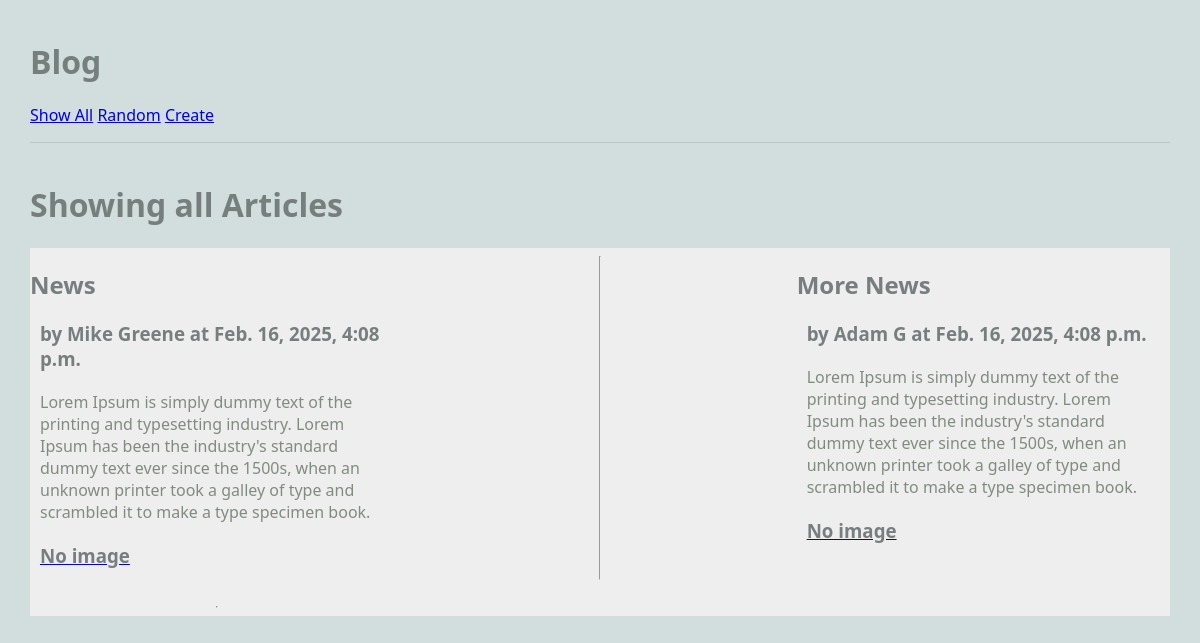
/blog/show_all, run on an earlier commit of the app's database.
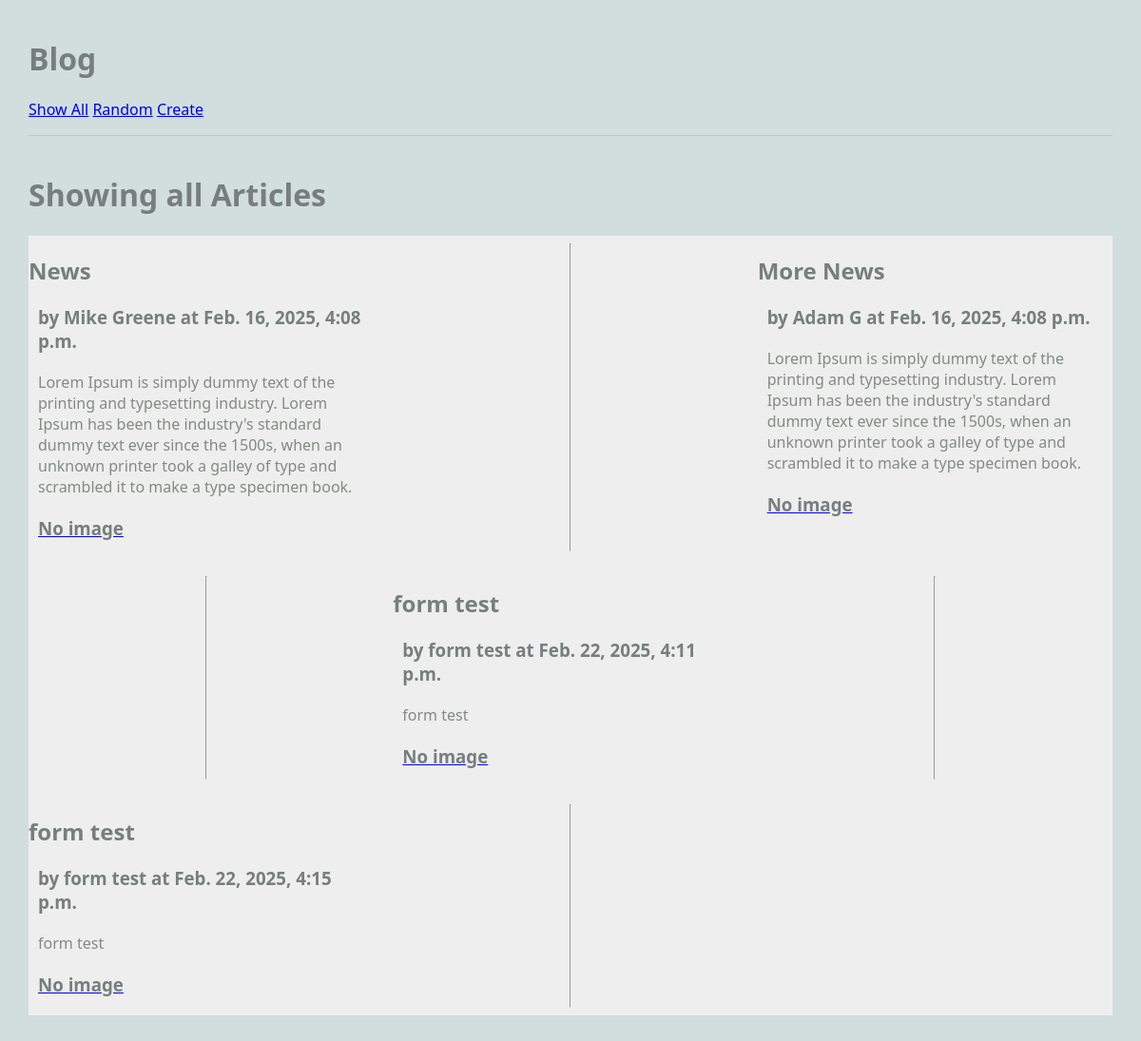
And on a later commit of the database.
### blog/models.py (models this page shows, shortened)
class Article(models.Model):
    title = models.TextField(blank=True)
    author = models.TextField(blank=True)
    text = models.TextField(blank=True)
    published = models.DateTimeField(auto_now=True)
    image_file = models.ImageField(blank=True)
    def __str__(self):
        return f'{self.title} by {self.author}'

### blog/views.py (the view)
# urls.py: path('show_all', ShowAllView.as_view(), name='show_all'),
class ShowAllView(ListView):
    model = Article # retrieve objects of type Article from the database
    template_name = 'blog/show_all.html'
    context_object_name = 'articles' # how to find the data in the template file

### blog/templates/blog/show_all.html
{% extends 'blog/base.html' %}
{% block content %}
<h1>Showing all Articles</h1>
<main class="grid-container">
    {% for article in articles %}
    <article>
        <div>
            <h2>{{article.title}}</h2>
            <h3>by {{article.author}} at {{article.published}}</h3>
            <p>
                {{article.text}}
            </p>
        </div>
        <a href="{% url 'article' article.pk%}">
            {% if article.image_file %}
		    <img src="{{article.image_file.url}}" alt="">
            {% else %}
            <h3>No image</h3>
		    {% endif %}
        </a>
    </article>
    <hr>
    {% endfor %}
<main>
{% endblock %}

### blog/templates/blog/base.html (shortened to what this page needs)
{% load static %}
<html>
    <head>
        <link rel="stylesheet" href="{% static 'styles-blog.css' %}">
    </head>
    <body>
        <header>
            <h1>Blog</h1>
            <nav>
                <ul>
                    <li><a href="{% url 'show_all' %}">Show All</a></li>
                    <li><a href="{% url 'random' %}">Random</a></li>
                    <li><a href="{% url 'create_article' %}">Create</a></li>
                </ul>
            </nav>
        </header>
    {% block content %}
    {% endblock %}
    </body>
</html>

### static/styles-blog.css (style rules this page uses)
body { margin: 30px; background: #d1dedd; font-family:'Segoe UI', Tahoma, Geneva, Verdana, sans-serif; }
ul, li { padding: 0px; list-style-type: none; }
h1, h2, h3 { color: #767f7e; }
p { color: #828b82; }
header { max-width: 1200px; margin: 40px auto; border-bottom: 1px solid #bbc7c7; }
.grid-container { background: #eee; max-width: 900px; display: grid; grid-template-columns: repeat(3, 1fr); grid-gap: 10px; max-width: 1200px; margin: 20px auto; }
article p, article h3 { margin: 20px 10px; }
nav li { display: inline; }

What changed in the data, as far as the page shows it:
added Article: title "form test", author "form test", published "Feb. 22, 2025, 4:11 p.m.", text "form test", image_file "No image"
added Article: title "form test", author "form test", published "Feb. 22, 2025, 4:15 p.m.", text "form test", image_file "No image"
